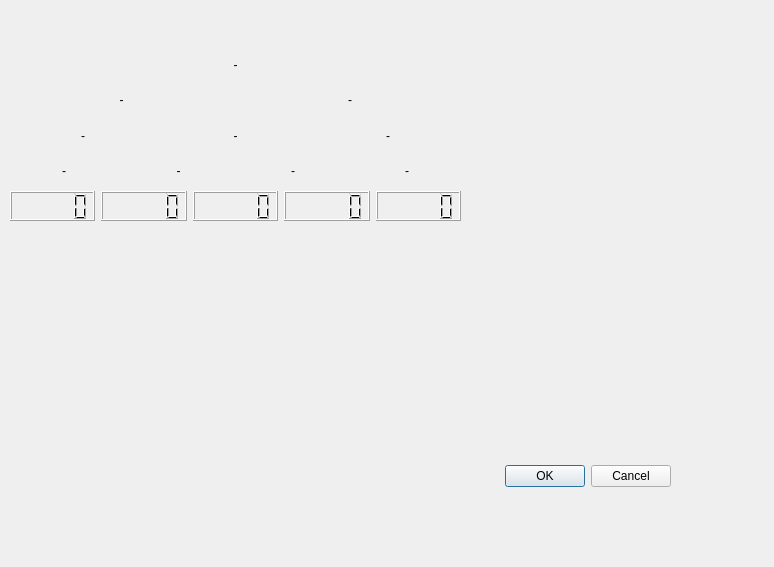
<?xml version="1.0" encoding="UTF-8"?>
<ui version="4.0">
 <class>Dialog</class>
 <widget class="QDialog" name="Dialog">
  <property name="geometry">
   <rect>
    <x>0</x>
    <y>0</y>
    <width>774</width>
    <height>567</height>
   </rect>
  </property>
  <property name="windowTitle">
   <string>Galton</string>
  </property>
  <widget class="QDialogButtonBox" name="buttonBox">
   <property name="geometry">
    <rect>
     <x>330</x>
     <y>460</y>
     <width>341</width>
     <height>32</height>
    </rect>
   </property>
   <property name="orientation">
    <enum>Qt::Horizontal</enum>
   </property>
   <property name="standardButtons">
    <set>QDialogButtonBox::Cancel|QDialogButtonBox::Ok</set>
   </property>
  </widget>
  <widget class="QWidget" name="layoutWidget">
   <property name="geometry">
    <rect>
     <x>10</x>
     <y>50</y>
     <width>451</width>
     <height>171</height>
    </rect>
   </property>
   <layout class="QGridLayout" name="gridLayout_2">
    <item row="0" column="0">
     <layout class="QGridLayout" name="gridLayout">
      <item row="0" column="0">
       <widget class="QLabel" name="label_10">
        <property name="layoutDirection">
         <enum>Qt::LeftToRight</enum>
        </property>
        <property name="text">
         <string>-</string>
        </property>
        <property name="alignment">
         <set>Qt::AlignCenter</set>
        </property>
       </widget>
      </item>
      <item row="1" column="0">
       <layout class="QHBoxLayout" name="horizontalLayout_3">
        <item>
         <widget class="QLabel" name="label_8">
          <property name="layoutDirection">
           <enum>Qt::LeftToRight</enum>
          </property>
          <property name="text">
           <string>-</string>
          </property>
          <property name="alignment">
           <set>Qt::AlignCenter</set>
          </property>
         </widget>
        </item>
        <item>
         <widget class="QLabel" name="label_9">
          <property name="layoutDirection">
           <enum>Qt::LeftToRight</enum>
          </property>
          <property name="text">
           <string>-</string>
          </property>
          <property name="alignment">
           <set>Qt::AlignCenter</set>
          </property>
         </widget>
        </item>
       </layout>
      </item>
      <item row="2" column="0">
       <layout class="QHBoxLayout" name="horizontalLayout_2">
        <item>
         <widget class="QLabel" name="label_5">
          <property name="layoutDirection">
           <enum>Qt::LeftToRight</enum>
          </property>
          <property name="text">
           <string>-</string>
          </property>
          <property name="alignment">
           <set>Qt::AlignCenter</set>
          </property>
         </widget>
        </item>
        <item>
         <widget class="QLabel" name="label_6">
          <property name="layoutDirection">
           <enum>Qt::LeftToRight</enum>
          </property>
          <property name="text">
           <string>-</string>
          </property>
          <property name="alignment">
           <set>Qt::AlignCenter</set>
          </property>
         </widget>
        </item>
        <item>
         <widget class="QLabel" name="label_7">
          <property name="layoutDirection">
           <enum>Qt::LeftToRight</enum>
          </property>
          <property name="text">
           <string>-</string>
          </property>
          <property name="alignment">
           <set>Qt::AlignCenter</set>
          </property>
         </widget>
        </item>
       </layout>
      </item>
      <item row="3" column="0">
       <layout class="QHBoxLayout" name="horizontalLayout">
        <property name="sizeConstraint">
         <enum>QLayout::SetMaximumSize</enum>
        </property>
        <item>
         <widget class="QLabel" name="label">
          <property name="layoutDirection">
           <enum>Qt::LeftToRight</enum>
          </property>
          <property name="text">
           <string>-</string>
          </property>
          <property name="alignment">
           <set>Qt::AlignCenter</set>
          </property>
         </widget>
        </item>
        <item>
         <widget class="QLabel" name="label_3">
          <property name="layoutDirection">
           <enum>Qt::LeftToRight</enum>
          </property>
          <property name="text">
           <string>-</string>
          </property>
          <property name="alignment">
           <set>Qt::AlignCenter</set>
          </property>
         </widget>
        </item>
        <item>
         <widget class="QLabel" name="label_4">
          <property name="layoutDirection">
           <enum>Qt::LeftToRight</enum>
          </property>
          <property name="text">
           <string>-</string>
          </property>
          <property name="alignment">
           <set>Qt::AlignCenter</set>
          </property>
         </widget>
        </item>
        <item>
         <widget class="QLabel" name="label_2">
          <property name="layoutDirection">
           <enum>Qt::LeftToRight</enum>
          </property>
          <property name="text">
           <string>-</string>
          </property>
          <property name="alignment">
           <set>Qt::AlignCenter</set>
          </property>
         </widget>
        </item>
       </layout>
      </item>
     </layout>
    </item>
    <item row="1" column="0">
     <layout class="QHBoxLayout" name="horizontalLayout_4">
      <item>
       <widget class="QLCDNumber" name="lcdNumber">
        <property name="maximumSize">
         <size>
          <width>16777215</width>
          <height>30</height>
         </size>
        </property>
       </widget>
      </item>
      <item>
       <widget class="QLCDNumber" name="lcdNumber_2">
        <property name="maximumSize">
         <size>
          <width>16777215</width>
          <height>30</height>
         </size>
        </property>
       </widget>
      </item>
      <item>
       <widget class="QLCDNumber" name="lcdNumber_3">
        <property name="maximumSize">
         <size>
          <width>16777215</width>
          <height>30</height>
         </size>
        </property>
       </widget>
      </item>
      <item>
       <widget class="QLCDNumber" name="lcdNumber_4">
        <property name="maximumSize">
         <size>
          <width>16777215</width>
          <height>30</height>
         </size>
        </property>
       </widget>
      </item>
      <item>
       <widget class="QLCDNumber" name="lcdNumber_5">
        <property name="maximumSize">
         <size>
          <width>16777215</width>
          <height>30</height>
         </size>
        </property>
       </widget>
      </item>
     </layout>
    </item>
   </layout>
  </widget>
 </widget>
 <resources/>
 <connections>
  <connection>
   <sender>buttonBox</sender>
   <signal>accepted()</signal>
   <receiver>Dialog</receiver>
   <slot>accept()</slot>
   <hints>
    <hint type="sourcelabel">
     <x>248</x>
     <y>254</y>
    </hint>
    <hint type="destinationlabel">
     <x>157</x>
     <y>274</y>
    </hint>
   </hints>
  </connection>
  <connection>
   <sender>buttonBox</sender>
   <signal>rejected()</signal>
   <receiver>Dialog</receiver>
   <slot>reject()</slot>
   <hints>
    <hint type="sourcelabel">
     <x>316</x>
     <y>260</y>
    </hint>
    <hint type="destinationlabel">
     <x>286</x>
     <y>274</y>
    </hint>
   </hints>
  </connection>
 </connections>
</ui>
